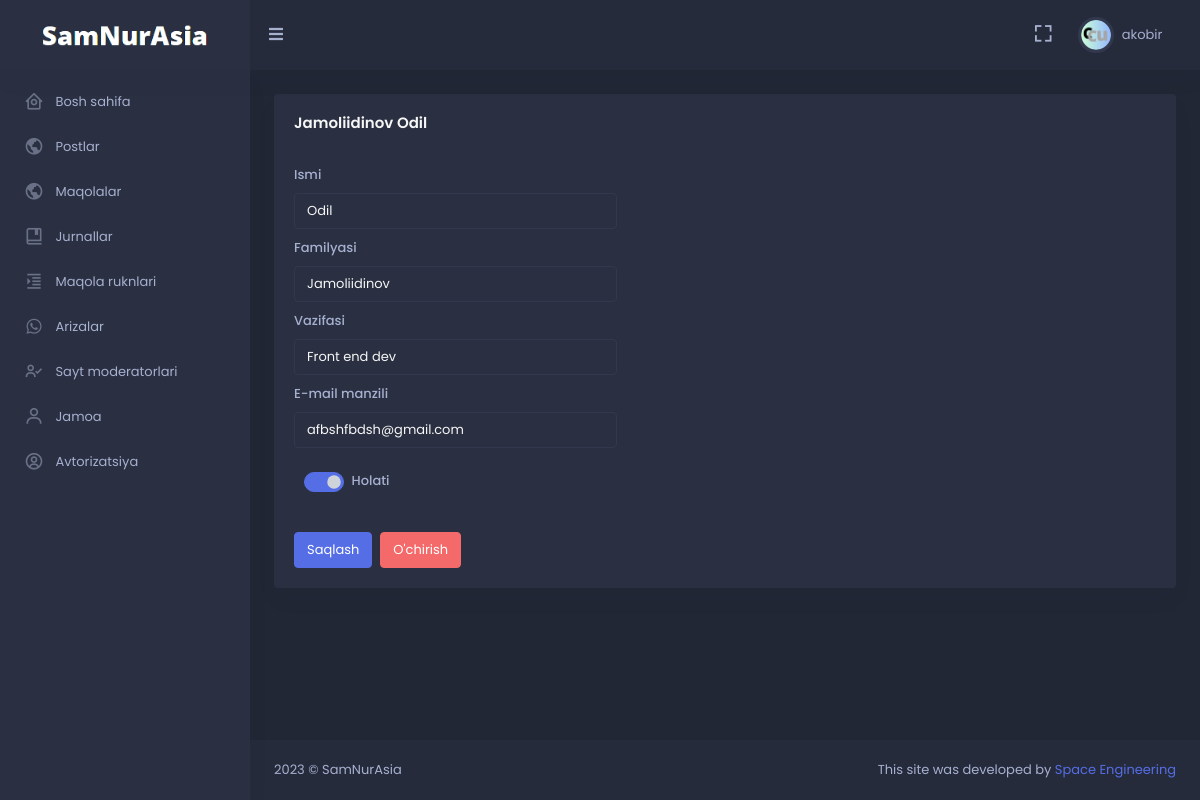
Screenshot of /moderator/moderator/update/2 (signed in) with the database file from the repository.
### moderator/models.py (models this page shows, shortened)
class User(AbstractUser):
    image = models.ImageField(null=True, blank=True, upload_to='images/avatar')
    dark_mode = models.BooleanField(default=False)
    def __str__(self) -> str:
        if self.first_name and self.last_name:
            return '%s %s'%(self.last_name, self.first_name)
        else:
            return self.username
    class Meta:
        verbose_name = 'User'
        verbose_name_plural = '1. Userlar'

class Moderator(models.Model):
    user = models.OneToOneField(User, on_delete=models.CASCADE)
    role = models.CharField(max_length=150, null=True)
    description = models.TextField(null=True, blank=True)
    is_created = models.BooleanField(default=False)
    def __str__(self) -> str:
        return str(self.user)
    def get_moderator_or_None(request: WSGIRequest):
        if not request.user.is_authenticated:
            return None
        user = request.user
        if not (user.is_active and user.is_staff):
            return None
        try:
            moderator = Moderator.objects.get(user_id=user.pk)
            return moderator
        except:
            return None
    class Meta:
        verbose_name = 'Moderator'
        verbose_name_plural = '2. Moderatorlar'

### moderator/decorator.py (the view)
    def wrapper_func(request, *args, **kwargs):
        moderator = Moderator.get_moderator_or_None(request=request)
        if moderator == None:
            raise Http404()
        if moderator.is_created == True:
            return func(request, *args, **kwargs)
        else:
            raise Http404()

### moderator/decorator.py (called while the page is built)
def moderator_only(func):
    def wrapper_func(request, *args, **kwargs):
        if Moderator.get_moderator_or_None(request=request) is not None:
            return func(request, *args, **kwargs)
        else:
            raise Http404()
    return wrapper_func

def super_moderator_only(func):
    def wrapper_func(request, *args, **kwargs):
        moderator = Moderator.get_moderator_or_None(request=request)
        if moderator == None:
            raise Http404()
        if moderator.is_created == True:
            return func(request, *args, **kwargs)
        else:
            raise Http404()
    return wrapper_func

### moderator/views.py (called while the page is built, shortened)
@login_required(login_url='login')
@moderator_only
@super_moderator_only
def moderator_update(request: WSGIRequest, pk):
    object = get_object_or_404(Moderator, pk=pk)
    if object.user.pk == request.user.pk:
        return redirect('profile_update')
    return render(request, 'moderator/moderator_update.html', {
        'object': object,
    })

### templates/moderator/moderator_update.html (shortened to what this page needs)
{% extends 'moderator/base.html' %}
{% block content %}
<div class="row">
    <div class="col-12">
        <div class="card">
            <div class="card-body">
                <h4 class="card-title"> {{object}} </h4>
                <form class="custom-validation" method="POST" enctype="multipart/form-data"> {% csrf_token %}
                    <div class="col-md-6">
                        <label for="horizontal-first_name-input" class="col-sm-3 col-form-label">Ismi </label>
                        <div class="col-sm-9">
                          <input name="first_name" type="text" class="form-control" id="horizontal-first_name-input" placeholder="" required value="{{object.user.first_name}}">
                        </div>
                    </div>
                    <div class="col-md-6">
                        <label for="horizontal-last_name-input" class="col-sm-3 col-form-label">Familyasi </label>
                        <div class="col-sm-9">
                          <input name="last_name" type="text" class="form-control" id="horizontal-last_name-input" placeholder="" required value="{{object.user.last_name}}">
                        </div>
                    </div>
                    <div class="col-md-6">
                        <label for="horizontal-role-input" class="col-sm-3 col-form-label">Vazifasi </label>
                        <div class="col-sm-9">
                          <input name="role" type="text" class="form-control" id="horizontal-role-input" placeholder="" required value="{{object.role}}">
                        </div>
                    </div>
                    <div class="col-md-6">
                        <label for="horizontal-email-input" class="col-sm-3 col-form-label">E-mail manzili </label>
                        <div class="col-sm-9">
                          <input name="email" type="email" class="form-control" id="horizontal-email-input" placeholder="" required value="{{object.user.email}}">
                        </div>
                    </div>
                    <div class="col-10 form-check form-switch form-switch-md" style="padding-top: 20px;left: 10px;">
                        <input class="form-check-input" name="active" type="checkbox" id="SwitchCheckSizemd" {% if object.user.is_active == True %} checked {% endif %}>
                        <label class="form-check-label" for="SwitchCheckSizemd"> Holati </label>
                    </div>
                    <br><br>
                    <div class="d-flex flex-wrap gap-2">
                        <button type="submit" class="btn btn-primary waves-effect waves-light">
                            Saqlash
                        </button>
                        <a href="{% url 'moderator_delete' object.pk %}" class="btn btn-danger">
                            O'chirish
                        </a>
                    </div>
                </form>
            </div>
        </div>
    </div>
</div>
{% endblock %}

### templates/moderator/base.html (shortened to what this page needs)
<!doctype html> {% load static %}
<html lang="en">
<head>
    <link href="{% static 'skote/assets/css/bootstrap.min.css' %}" id="bootstrap-style" rel="stylesheet"
        type="text/css" />
    <link href="{% static 'skote/assets/css/icons.min.css' %}" rel="stylesheet" type="text/css" />
    <link href="{% static 'skote/assets/css/app.min.css' %}" id="app-style" rel="stylesheet" type="text/css" />
</head>
{% if user.dark_mode == True %}
<body data-sidebar="dark" data-layout-mode="dark">
    {% else %}
<body data-sidebar="light" data-layout-mode="light">
        {% endif %}
        <div id="layout-wrapper">
            <header id="page-topbar">
                <div class="navbar-header">
                    <div class="d-flex">
                        <div class="navbar-brand-box">
                            <a href="#" class="logo logo-light" style="pointer-events: none;">
                                <span class="logo-lg">
                                    <img src="{% static 'image/dark.png' %}" alt="" height="22">
                                </span>
                            </a>
                        </div>
                        <button type="button" class="btn btn-sm px-3 font-size-16 header-item waves-effect"
                            id="vertical-menu-btn">
                            <i class="fa fa-fw fa-bars"></i>
                        </button>
                    </div>
                    <div class="d-flex">
                        <div class="dropdown d-none d-lg-inline-block ms-1">
                            <button type="button" class="btn header-item noti-icon waves-effect"
                                data-bs-toggle="fullscreen">
                                <i class="bx bx-fullscreen"></i>
                            </button>
                        </div>
                        <div class="dropdown d-inline-block">
                            <button type="button" class="btn header-item waves-effect" id="page-header-user-dropdown"
                                data-bs-toggle="dropdown" aria-haspopup="true" aria-expanded="false">
                                <img class="rounded-circle header-profile-user"
                                    src="{% if user.image %}{{user.image.url}}{% else %}{% static 'skote/assets/images/users/avatar_default.png' %}{% endif %}"
                                    alt="Header Avatar">
                                <span class="d-none d-xl-inline-block ms-1" key="t-henry">{{ user.username }}</span>
                                <i class="mdi mdi-chevron-down d-none d-xl-inline-block"></i>
                            </button>
                        </div>
                    </div>
                </div>
            </header>
            <div class="vertical-menu">
                <div data-simplebar class="h-100">
                    <div id="sidebar-menu">
                        <ul class="metismenu list-unstyled" id="side-menu">
                            <li>
                                <a href="{% url 'dashboard' %}" >
                                    <i class="bx bx-home-circle"></i>
                                    <span key="t-dashboards"> Bosh sahifa </span>
                                </a>
                            </li>
                            <li>
                                <a href="{% url 'all_posts' %}">
                                    <i class="bx bx-world"></i>
                                    <span key="t-dashboards"> Postlar </span>
                                </a>
                            </li>
                            <li>
                                <a href="{% url 'all_article' %}">
                                    <i class="bx bx-world"></i>
                                    <span key="t-dashboards"> Maqolalar </span>
                                </a>
                            </li>
                            <li>
                                <a href="{% url 'journal_all' %}">
                                    <i class="bx bx-book-bookmark"></i>
                                    <span key="t-dashboards"> Jurnallar </span>
                                </a>
                            </li>
                            <li>
                                <a href="{% url 'article_col_all' %}" class="waves-effect">
                                    <i class="bx bx-right-indent"></i>
                                    <span key="t-chat"> Maqola ruknlari </span>
                                </a>
                            </li>
                            <li>
                                <a href="{% url 'petition_all' %}" class="waves-effect">
                                    <i class="bx bxl-whatsapp"></i>
                                    <span key="t-file-manager">Arizalar</span>
                                </a>
                            </li>
                            <li>
                                <a href="{% url 'moderator_all' %}" class="waves-effect">
                                    <i class="bx bx-user-check"></i>
                                    <span key="t-file-manager">Sayt moderatorlari</span>
                                </a>
                            </li>
                            <li>
                                <a href="{% url 'team_all' %}" class="waves-effect">
                                    <i class="bx bx-user"></i>
                                    <span key="t-file-manager"> Jamoa </span>
                                </a>
                            </li>
                            <li>
                                <a href="#" class="has-arrow waves-effect">
                                    <i class="bx bx-user-circle"></i>
                                    <span key="t-ecommerce">Avtorizatsiya</span>
                                </a>
                            </li>
                        </ul>
                    </div>
                </div>
            </div>
            <div class="main-content">
                <div class="page-content">
                    <div class="container-fluid">
                        {% block content %}{% endblock %}
                    </div>
                </div>
                <footer class="footer">
                    <div class="container-fluid">
                        <div class="row">
                            <div class="col-sm-6">
                                <script>document.write(new Date().getFullYear())</script> © SamNurAsia
                            </div>
                            <div class="col-sm-6">
                                <div class="text-sm-end d-none d-sm-block">
                                    This site was developed by <a href="#">Space Engineering</a>
                                </div>
                            </div>
                        </div>
                    </div>
                </footer>
            </div>
        </div>
    </body>
</html>

### rows the page displays
User: image (picture), username "akobir"
Moderator: user.last_name "Jamoliidinov Odil", first_name "Odil", last_name "Jamoliidinov", role "Front end dev", email "afbshfbdsh@gmail.com", user_id "☑"
